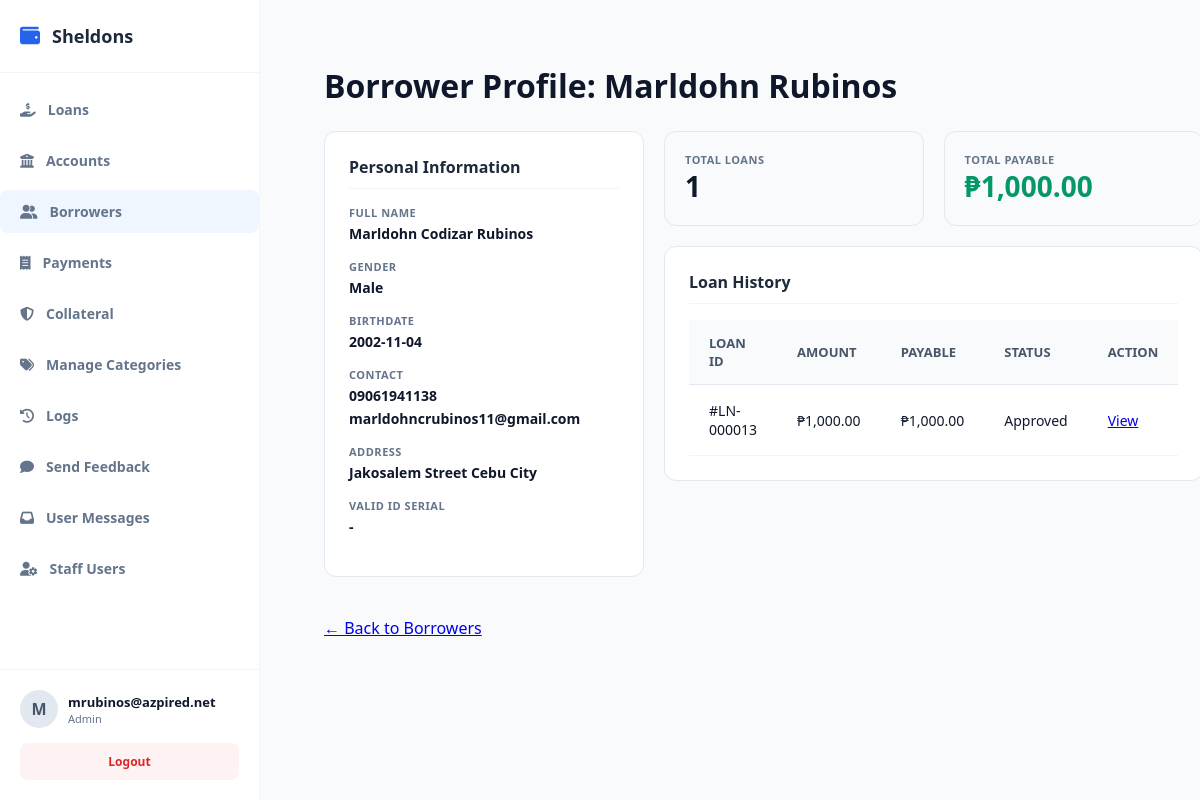
/public/index.php?url=borrower/details&id=2 (signed in), run on an earlier commit of the app's database.
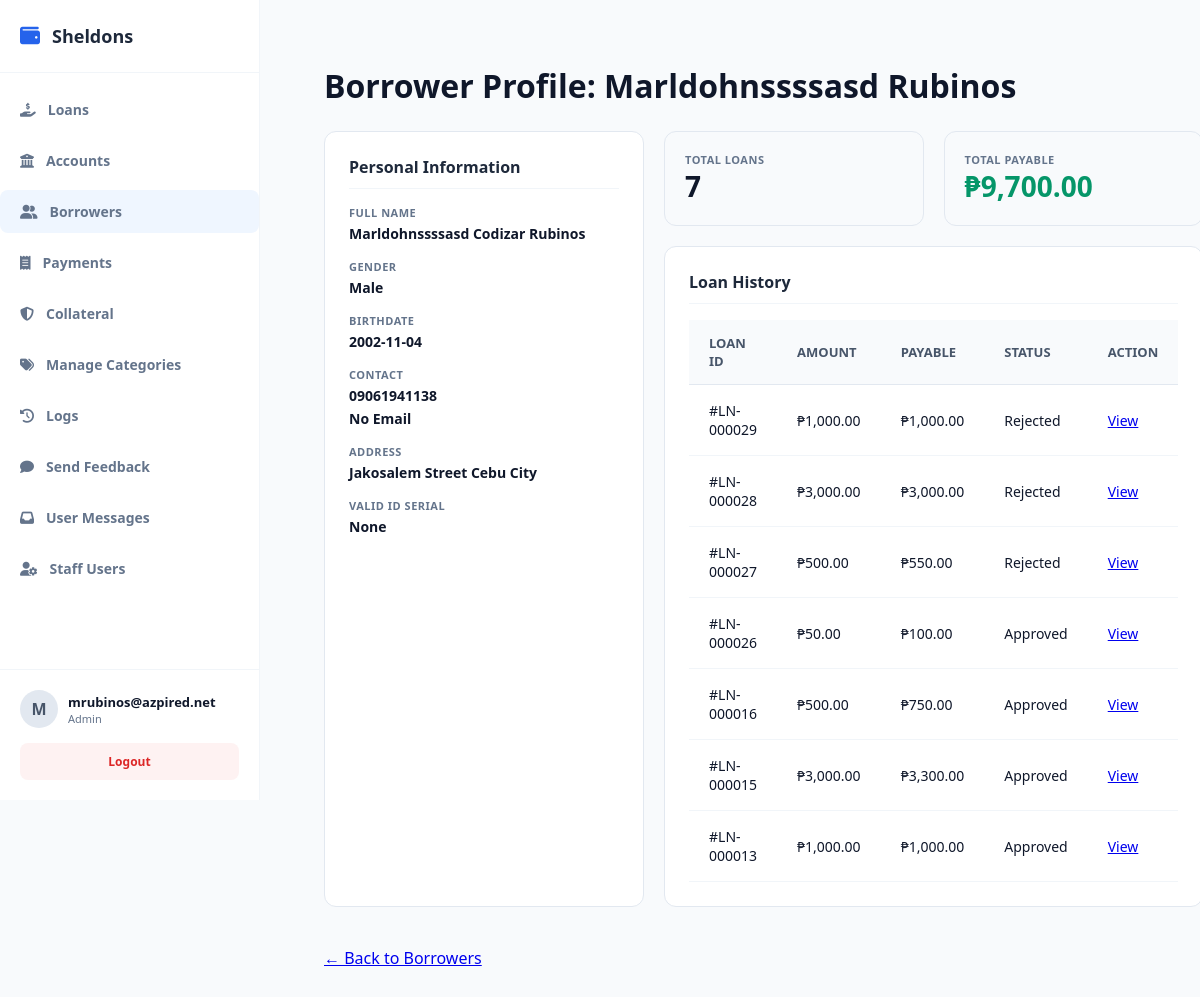
And on a later commit of the database.
### tables this page shows
CREATE TABLE `borrowers` (
  `id` int(11) NOT NULL,
  `company_id` int(11) NOT NULL,
  `first_name` varchar(100) NOT NULL,
  `middle_name` varchar(100) DEFAULT NULL,
  `last_name` varchar(100) NOT NULL,
  `gender` varchar(20) DEFAULT NULL,
  `birthdate` date DEFAULT NULL,
  `phone` varchar(30) NOT NULL,
  `email` varchar(100) DEFAULT NULL,
  `address` text NOT NULL,
  `valid_id` varchar(150) DEFAULT NULL,
  `status` tinyint(1) DEFAULT 1,
  `created_at` timestamp NOT NULL DEFAULT current_timestamp(),
  `occupation` text DEFAULT NULL
);

CREATE TABLE `loans` (
  `id` int(11) NOT NULL,
  `company_id` int(11) NOT NULL,
  `account_id` int(11) DEFAULT NULL,
  `borrower_id` int(11) NOT NULL,
  `amount` decimal(12,2) NOT NULL,
  `interest_rate` decimal(5,2) NOT NULL,
  `total_payable` decimal(12,2) NOT NULL,
  `status` varchar(30) DEFAULT 'pending',
  `released_date` date DEFAULT NULL,
  `due_date` date NOT NULL,
  `created_at` timestamp NOT NULL DEFAULT current_timestamp(),
  `term_months` int(11),
  `notes` text DEFAULT NULL,
  `term_type` varchar(20) DEFAULT 'month',
  `fee` decimal(15,2) DEFAULT 0.00,
  `category_id` int(11) DEFAULT NULL
);

### app/core/Database.php (called while the page is built)
<?php
class Database {
    private static $host = "localhost";
    private static $port = "3307";
    private static $db   = "loan_saas_db";
    private static $user = "root";
    private static $pass = "";
    public static function getConnection() {
        try {
            $conn = new PDO(
                "mysql:host=" . self::$host . ";port=" . self::$port . ";dbname=" . self::$db,
                self::$user,
                self::$pass
            );
            $conn->setAttribute(PDO::ATTR_ERRMODE, PDO::ERRMODE_EXCEPTION);
            $conn->setAttribute(PDO::ATTR_DEFAULT_FETCH_MODE, PDO::FETCH_ASSOC);
            return $conn;
        } catch (Exception $e) {
            die("Database connection failed: " . $e->getMessage());
        }
    }
}

### app/controllers/BorrowerController.php (called while the page is built, shortened)
<?php
require_once __DIR__ . '/../models/Borrower.php';
class BorrowerController {
    private $borrowerModel;
    public function __construct() {
        $this->borrowerModel = new Borrower();
    }
    public function details($id = null) {
        $id = $id ?? $_GET['id'] ?? null;
        $borrower = $this->borrowerModel->getById($id);
        $db = $this->borrowerModel->getDb();
        $stmt = $db->prepare("SELECT * FROM loans WHERE borrower_id = ? ORDER BY created_at DESC");
        $stmt->execute([$id]);
        $loans = $stmt->fetchAll(PDO::FETCH_ASSOC);
        $totalLoansCount = count($loans);
        $totalPayable = 0;
        foreach ($loans as $loan) {
            $totalPayable += $loan['total_payable'];
        }
        require_once __DIR__ . '/../views/admin/borrowers/details.php';
    }
}

### public/index.php (called while the page is built, shortened)
<?php
require_once __DIR__ . "/../app/core/Database.php";
require_once __DIR__ . "/../app/core/Model.php";
require_once __DIR__ . "/../app/core/App.php";
$init = new App();

### app/core/Model.php (called while the page is built, shortened)
<?php
require_once __DIR__ . "/Database.php";
class Model {
    public function __construct() {
        $this->conn = Database::getConnection();
    }
    protected function getTenantId() {
        return $_SESSION['user']['company_id'] ?? 1;
    }
}

### app/models/Borrower.php (called while the page is built, shortened)
<?php
require_once __DIR__ . '/../core/Model.php';
class Borrower extends Model {
public function getById($id) {
    $stmt = $this->conn->prepare("SELECT * FROM borrowers WHERE id = ? AND company_id = ?");
    $stmt->execute([$id, $this->getTenantId()]);
    $result = $stmt->fetch(PDO::FETCH_ASSOC);
    return $result;
}
}

### app/views/admin/borrowers/details.php (the view)
<?php
require_once dirname(__DIR__, 2) . '/layouts/header.php';
?>
<div class="page-header">
    <h1>Borrower Profile: <?= htmlspecialchars($borrower['first_name'] . ' ' . $borrower['last_name']) ?></h1>
</div>
<div class="bp-wrapper">
    <div class="bp-card">
        <div class="bp-card-title">Personal Information</div>
        <div class="bp-info-group">
            <span class="bp-info-label">Full Name</span>
            <div class="bp-info-value"><?= htmlspecialchars($borrower['first_name'] . ' ' . ($borrower['middle_name'] ?? '') . ' ' . $borrower['last_name']) ?></div>
        </div>
        <div class="bp-info-group">
            <span class="bp-info-label">Gender</span>
            <div class="bp-info-value"><?= htmlspecialchars($borrower['gender'] ?? 'N/A') ?></div>
        </div>
        <div class="bp-info-group">
            <span class="bp-info-label">Birthdate</span>
            <div class="bp-info-value"><?= htmlspecialchars($borrower['birthdate'] ?? 'N/A') ?></div>
        </div>
        <div class="bp-info-group">
            <span class="bp-info-label">Contact</span>
            <div class="bp-info-value"><?= htmlspecialchars($borrower['phone']) ?></div>
            <div class="bp-info-value"><?= htmlspecialchars($borrower['email'] ?? 'No Email') ?></div>
        </div>
        <div class="bp-info-group">
            <span class="bp-info-label">Address</span>
            <div class="bp-info-value"><?= htmlspecialchars($borrower['address']) ?></div>
        </div>
        <div class="bp-info-group">
            <span class="bp-info-label">Valid ID Serial</span>
            <div class="bp-info-value"><code><?= htmlspecialchars($borrower['valid_id'] ?? 'None') ?></code></div>
        </div>
    </div>
    <div>
        <div style="display: grid; grid-template-columns: 1fr 1fr; gap: 20px; margin-bottom: 20px;">
            <div class="bp-stat-card">
                <div class="bp-info-label">Total Loans</div>
                <div class="bp-stat-value"><?= $totalLoansCount ?></div>
            </div>
            <div class="bp-stat-card">
                <div class="bp-info-label">Total Payable</div>
                <div class="bp-stat-value" style="color: #059669;">₱<?= number_format($totalPayable, 2) ?></div>
            </div>
        </div>
        <div class="bp-card">
            <div class="bp-card-title">Loan History</div>
            <table class="data-table">
                <thead>
                    <tr><th>Loan ID</th><th>Amount</th><th>Payable</th><th>Status</th><th>Action</th></tr>
                </thead>
                <tbody>
                    <?php if (empty($loans)): ?>
                        <tr><td colspan="5" style="text-align:center;">No loan history found.</td></tr>
                    <?php else: ?>
                        <?php foreach ($loans as $loan): ?>
                        <tr>
                            <td>#LN-<?= str_pad($loan['id'], 6, '0', STR_PAD_LEFT) ?></td>
                            <td>₱<?= number_format($loan['amount'], 2) ?></td>
                            <td>₱<?= number_format($loan['total_payable'], 2) ?></td>
                            <td><?= htmlspecialchars($loan['status']) ?></td>
                            <td><a href="/loansaas/public/index.php?url=loan/details&id=<?= $loan['id'] ?>">View</a></td>
                        </tr>
                        <?php endforeach; ?>
                    <?php endif; ?>
                </tbody>
            </table>
        </div>
    </div>
</div>
<div style="margin-top: 20px;">
    <a href="/loansaas/public/index.php?url=borrower/index" class="btn-back">← Back to Borrowers</a>
</div>
<?php
require_once dirname(__DIR__, 2) . '/layouts/footer.php';
?>

### app/core/App.php (shortened to what this page needs)
<?php
class App {
    protected $method = "login";
    public function __construct() {
    $url = $this->parseUrl();
    $controllerPart = !empty($url[0]) ? ucfirst($url[0]) . "Controller" : "AuthController";
    $controllerFile = __DIR__ . "/../controllers/" . $controllerPart . ".php";
    if (file_exists($controllerFile)) {
        array_shift($url);
    } else {
        require_once __DIR__ . "/../controllers/AuthController.php";
        $this->controller = "AuthController";
    }
    $this->controller = new $this->controller;
    if (isset($url[0]) && method_exists($this->controller, $url[0])) {
        $this->method = $url[0];
        array_shift($url);
    } else {
        $this->method = 'index';
    }
    $this->params = $url ? array_values($url) : [];
    if (is_callable([$this->controller, $this->method])) {
        call_user_func_array([$this->controller, $this->method], $this->params);
    } else {
        die("Error: Method {$this->method} not found in " . get_class($this->controller));
    }
}
    public function parseUrl() {
        if (isset($_GET['url']) && !empty($_GET['url'])) {
            return explode("/", filter_var(rtrim($_GET['url'], "/"), FILTER_SANITIZE_URL));
        }
        return [];
    }
}

### app/views/layouts/header.php (shortened to what this page needs)
<?php
$current_url = $_GET['url'] ?? '';
$userRole = $_SESSION['user']['role'] ?? '';
?>
<!DOCTYPE html>
<html lang="en">
<head>
    <link rel="stylesheet" href="https://cdnjs.cloudflare.com/ajax/libs/font-awesome/6.4.0/css/all.min.css">
    <link rel="stylesheet" href="/loansaas/public/css/style.css">
</head>
<body>
    <aside class="sidebar" style="display: flex; flex-direction: column; height: 100vh; width: 260px; background: #ffffff; border-right: 1px solid #f1f5f9;">
        <div class="sidebar-brand" style="padding: 24px 20px; display: flex; align-items: center; gap: 12px; font-weight: 700; font-size: 18px; color: #1e293b; border-bottom: 1px solid #f1f5f9;">
            <i class="fas fa-wallet" style="color: var(--primary-color); font-size: 20px;"></i>
            <span><?= htmlspecialchars($_SESSION['user']['company_name'] ?? 'SHELDONS') ?></span>
        </div>
        <ul class="sidebar-menu" style="list-style: none; padding: 15px 0; margin: 0; flex-grow: 1;">
            <?php
            $menuItems = [
                ['url' => 'loan/index', 'icon' => 'fa-hand-holding-dollar', 'label' => 'Loans'],
                ['url' => 'account/index', 'icon' => 'fa-bank', 'label' => 'Accounts'],
                ['url' => 'borrower/index', 'icon' => 'fa-user-group', 'label' => 'Borrowers'],
                ['url' => 'payment/index', 'icon' => 'fa-receipt', 'label' => 'Payments'],
                ['url' => 'collateral/index', 'icon' => 'fa-shield-halved', 'label' => 'Collateral'],
                ['url' => 'category/index', 'icon' => 'fa-tags', 'label' => 'Manage Categories'],
                ['url' => 'activitylogs/index', 'icon' => 'fa-clock-rotate-left', 'label' => 'Logs'],
                ['url' => 'feedback/create', 'icon' => 'fa-comment', 'label' => 'Send Feedback']
            ];
            if ($userRole === 'admin') {
                $menuItems[] = ['url' => 'feedback/index', 'icon' => 'fa-inbox', 'label' => 'User Messages'];
            }
            if ($userRole === 'admin') {
                $menuItems[] = ['url' => 'user/index', 'icon' => 'fa-user-gear', 'label' => 'Staff Users'];
            }
            foreach ($menuItems as $item) {
                $active = (strpos($current_url, explode('/', $item['url'])[0]) === 0) ? 'active' : '';
                echo "<li class='menu-item $active'>
                        <a href='/loansaas/public/index.php?url={$item['url']}' style='display: flex; align-items: center; gap: 12px; padding: 12px 20px; color: #64748b; text-decoration: none; transition: 0.2s;'>
                            <i class='fas {$item['icon']}'></i> <span>{$item['label']}</span>
                        </a>
                      </li>";
            }
            ?>
        </ul>
        <div class="sidebar-footer" style="padding: 20px; border-top: 1px solid #f1f5f9;">
            <div class="user-profile" style="display: flex; align-items: center; gap: 10px; margin-bottom: 15px;">
                <div class="user-avatar" style="width: 38px; height: 38px; background: #e2e8f0; border-radius: 50%; display: flex; align-items: center; justify-content: center; font-weight: bold; color: #475569;">
                    <?= strtoupper(substr($_SESSION['user']['username'] ?? 'U', 0, 1)) ?>
                </div>
                <div class="user-info" style="display: flex; flex-direction: column;">
                    <span style="font-size: 13px; font-weight: 600; color: #0f172a;"><?= htmlspecialchars($_SESSION['user']['username'] ?? 'User') ?></span>
                    <span style="font-size: 11px; color: #64748b; text-transform: capitalize;"><?= htmlspecialchars($_SESSION['user']['role'] ?? 'Staff') ?></span>
                </div>
            </div>
            <a href="/loansaas/public/index.php?url=auth/logout" style="display: block; width: 100%; text-align: center; padding: 10px; background: #fef2f2; color: #dc2626; border-radius: 8px; text-decoration: none; font-size: 12px; font-weight: 600;">
                Logout
            </a>
        </div>
    </aside>
    <main class="main-content">

### app/views/layouts/footer.php (shortened to what this page needs)
    </main>
</body>
</html>

### public/css/style.css (style rules this page uses)
body { font-family: 'Segoe UI', system-ui, sans-serif; background: #f8fafc; padding: 24px; margin: 0; }
.page-header { display: flex; justify-content: space-between; align-items: center; margin-bottom: 24px; }
.data-table { width: 100%; border-collapse: collapse; text-align: left; }
.data-table th { background: #f8fafc; padding: 14px 20px; font-size: 13px; font-weight: 600; color: #475569; border-bottom: 1px solid #e2e8f0; text-transform: uppercase; }
.data-table td { padding: 16px 20px; font-size: 14px; border-bottom: 1px solid #f1f5f9; }
:root { --sidebar-width: 260px; --primary-color: #2563eb; --bg-light: #f8fafc; --text-dark: #0f172a; --text-muted: #64748b; --border-color: #e2e8f0; }
* { box-sizing: border-box; margin: 0; padding: 0; font-family: 'Segoe UI', system-ui, sans-serif; }
body { background: var(--bg-light); color: var(--text-dark); min-height: 100vh; }
.sidebar { width: var(--sidebar-width); background: #ffffff; border-right: 1px solid var(--border-color); position: fixed; height: 100vh; left: 0; top: 0; display: flex; flex-direction: column; z-index: 100; }
.sidebar-brand { padding: 24px; font-size: 20px; font-weight: 700; color: var(--primary-color); border-bottom: 1px solid var(--border-color); }
.sidebar-menu { list-style: none; padding: 24px 16px; display: flex; flex-direction: column; gap: 8px; flex-grow: 1; }
.menu-item a { display: flex; align-items: center; gap: 12px; padding: 12px 16px; color: var(--text-muted); text-decoration: none; font-weight: 600; font-size: 14px; border-radius: 8px; transition: 0.2s; }
.menu-item.active a { background: #eff6ff; color: var(--primary-color); }
.sidebar-footer { padding: 16px; border-top: 1px solid var(--border-color); }
.user-profile { display: flex; align-items: center; gap: 10px; margin-bottom: 12px; }
.user-avatar { width: 36px; height: 36px; background: #cbd5e1; border-radius: 50%; display: flex; align-items: center; justify-content: center; font-weight: bold; }
.main-content { margin-left: var(--sidebar-width); padding: 40px; }
.bp-wrapper { display: grid; grid-template-columns: 320px 1fr; gap: 20px; margin-top: 20px; }
.bp-card { background: #fff; padding: 24px; border-radius: 12px; border: 1px solid #e2e8f0; margin-bottom: 20px; }
.bp-card-title { font-size: 16px; font-weight: 700; color: #1e293b; margin-bottom: 16px; border-bottom: 1px solid #f1f5f9; padding-bottom: 10px; }
.bp-info-group { margin-bottom: 16px; }
.bp-info-label { display: block; font-size: 11px; font-weight: 800; color: #64748b; text-transform: uppercase; letter-spacing: 0.5px; }
.bp-info-value { font-size: 14px; font-weight: 600; color: #0f172a; margin-top: 4px; }
.bp-stat-card { background: #f8fafc; padding: 20px; border-radius: 12px; border: 1px solid #e2e8f0; }
.bp-stat-value { font-size: 28px; font-weight: 800; color: #0f172a; }

What changed in the data, as far as the page shows it:
changed borrowers "Male": first_name+last_name "Marldohn Rubinos" → "Marldohnssssasd Rubinos"; first_name+middle_name+last_name "Marldohn Codizar Rubinos" → "Marldohnssssasd Codizar Rubinos"; email "marldohncrubinos11@gmail.com" → "No Email"; valid "-" → "None"
added loans: id "000029", amount "1,000.00", total_payable "1,000.00", status "Rejected"
added loans: id "000028", amount "3,000.00", total_payable "3,000.00", status "Rejected"
added loans: id "000027", amount "500.00", total_payable "550.00", status "Rejected"
added loans: id "000026", amount "50.00", total_payable "100.00", status "Approved"
added loans: id "000016", amount "500.00", total_payable "750.00", status "Approved"
added loans: id "000015", amount "3,000.00", total_payable "3,300.00", status "Approved"
Also different on the page:
$totalLoansCount: "1" → "7"
$totalPayable: "1,000.00" → "9,700.00"
